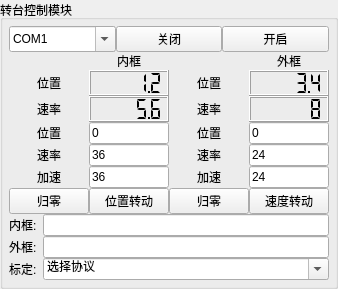
         <widget class="QGroupBox" name="groupBox">
          <property name="sizePolicy">
           <sizepolicy hsizetype="Maximum" vsizetype="Fixed">
            <horstretch>0</horstretch>
            <verstretch>0</verstretch>
           </sizepolicy>
          </property>
          <property name="title">
           <string>转台控制模块</string>
          </property>
          <layout class="QVBoxLayout" name="verticalLayout_5">
           <property name="spacing">
            <number>0</number>
           </property>
           <property name="sizeConstraint">
            <enum>QLayout::SetDefaultConstraint</enum>
           </property>
           <property name="leftMargin">
            <number>6</number>
           </property>
           <property name="topMargin">
            <number>6</number>
           </property>
           <property name="rightMargin">
            <number>6</number>
           </property>
           <property name="bottomMargin">
            <number>6</number>
           </property>
           <item>
            <widget class="QWidget" name="widget_3" native="true">
             <layout class="QHBoxLayout" name="horizontalLayout">
              <property name="spacing">
               <number>0</number>
              </property>
              <property name="leftMargin">
               <number>0</number>
              </property>
              <property name="topMargin">
               <number>0</number>
              </property>
              <property name="rightMargin">
               <number>0</number>
              </property>
              <property name="bottomMargin">
               <number>0</number>
              </property>
              <item>
               <widget class="QComboBox" name="comboBox_turntable_com">
                <property name="sizePolicy">
                 <sizepolicy hsizetype="Minimum" vsizetype="Minimum">
                  <horstretch>0</horstretch>
                  <verstretch>0</verstretch>
                 </sizepolicy>
                </property>
                <property name="toolTip">
                 <string>&lt;html&gt;&lt;head/&gt;&lt;body&gt;&lt;p&gt;串口&lt;/p&gt;&lt;/body&gt;&lt;/html&gt;</string>
                </property>
                <property name="editable">
                 <bool>true</bool>
                </property>
                <item>
                 <property name="text">
                  <string>COM1</string>
                 </property>
                </item>
                <item>
                 <property name="text">
                  <string>COM2</string>
                 </property>
                </item>
                <item>
                 <property name="text">
                  <string>COM3</string>
                 </property>
                </item>
                <item>
                 <property name="text">
                  <string>COM4</string>
                 </property>
                </item>
                <item>
                 <property name="text">
                  <string>COM5</string>
                 </property>
                </item>
               </widget>
              </item>
              <item>
               <widget class="QPushButton" name="pushButton_turntable_open">
                <property name="sizePolicy">
                 <sizepolicy hsizetype="Ignored" vsizetype="Fixed">
                  <horstretch>0</horstretch>
                  <verstretch>0</verstretch>
                 </sizepolicy>
                </property>
                <property name="text">
                 <string>关闭</string>
                </property>
               </widget>
              </item>
              <item>
               <widget class="QPushButton" name="pushButton_turntable_close">
                <property name="sizePolicy">
                 <sizepolicy hsizetype="Ignored" vsizetype="Fixed">
                  <horstretch>0</horstretch>
                  <verstretch>0</verstretch>
                 </sizepolicy>
                </property>
                <property name="text">
                 <string>开启</string>
                </property>
               </widget>
              </item>
             </layout>
            </widget>
           </item>
           <item>
            <widget class="QWidget" name="widget_5" native="true">
             <layout class="QGridLayout" name="gridLayout_3">
              <property name="leftMargin">
               <number>0</number>
              </property>
              <property name="topMargin">
               <number>0</number>
              </property>
              <property name="rightMargin">
               <number>0</number>
              </property>
              <property name="bottomMargin">
               <number>0</number>
              </property>
              <property name="spacing">
               <number>0</number>
              </property>
              <item row="2" column="3">
               <widget class="QLCDNumber" name="lcdNumber_outside_speed">
                <property name="sizePolicy">
                 <sizepolicy hsizetype="Ignored" vsizetype="Preferred">
                  <horstretch>0</horstretch>
                  <verstretch>0</verstretch>
                 </sizepolicy>
                </property>
                <property name="minimumSize">
                 <size>
                  <width>0</width>
                  <height>26</height>
                 </size>
                </property>
                <property name="smallDecimalPoint">
                 <bool>true</bool>
                </property>
                <property name="digitCount">
                 <number>5</number>
                </property>
                <property name="mode">
                 <enum>QLCDNumber::Dec</enum>
                </property>
                <property name="segmentStyle">
                 <enum>QLCDNumber::Flat</enum>
                </property>
                <property name="value" stdset="0">
                 <double>8.000000000000000</double>
                </property>
                <property name="intValue" stdset="0">
                 <number>8</number>
                </property>
               </widget>
              </item>
              <item row="1" column="0">
               <widget class="QLabel" name="label">
                <property name="text">
                 <string>位置</string>
                </property>
                <property name="alignment">
                 <set>Qt::AlignCenter</set>
                </property>
               </widget>
              </item>
              <item row="3" column="2">
               <widget class="QLabel" name="label_7">
                <property name="text">
                 <string>位置</string>
                </property>
                <property name="alignment">
                 <set>Qt::AlignCenter</set>
                </property>
               </widget>
              </item>
              <item row="1" column="1">
               <widget class="QLCDNumber" name="lcdNumber_inside_location">
                <property name="sizePolicy">
                 <sizepolicy hsizetype="Ignored" vsizetype="Preferred">
                  <horstretch>0</horstretch>
                  <verstretch>0</verstretch>
                 </sizepolicy>
                </property>
                <property name="minimumSize">
                 <size>
                  <width>0</width>
                  <height>26</height>
                 </size>
                </property>
                <property name="smallDecimalPoint">
                 <bool>true</bool>
                </property>
                <property name="digitCount">
                 <number>5</number>
                </property>
                <property name="mode">
                 <enum>QLCDNumber::Dec</enum>
                </property>
                <property name="segmentStyle">
                 <enum>QLCDNumber::Flat</enum>
                </property>
                <property name="value" stdset="0">
                 <double>1.200000000000000</double>
                </property>
               </widget>
              </item>
              <item row="4" column="1">
               <widget class="QLineEdit" name="lineEdit_inside_speed">
                <property name="sizePolicy">
                 <sizepolicy hsizetype="Ignored" vsizetype="Fixed">
                  <horstretch>0</horstretch>
                  <verstretch>0</verstretch>
                 </sizepolicy>
                </property>
                <property name="text">
                 <string>36</string>
                </property>
               </widget>
              </item>
              <item row="5" column="2">
               <widget class="QLabel" name="label_31">
                <property name="text">
                 <string>加速</string>
                </property>
                <property name="alignment">
                 <set>Qt::AlignCenter</set>
                </property>
               </widget>
              </item>
              <item row="5" column="0">
               <widget class="QLabel" name="label_30">
                <property name="text">
                 <string>加速</string>
                </property>
                <property name="alignment">
                 <set>Qt::AlignCenter</set>
                </property>
               </widget>
              </item>
              <item row="2" column="2">
               <widget class="QLabel" name="label_4">
                <property name="text">
                 <string>速率</string>
                </property>
                <property name="alignment">
                 <set>Qt::AlignCenter</set>
                </property>
               </widget>
              </item>
              <item row="5" column="1">
               <widget class="QLineEdit" name="lineEdit_inside_acceleration">
                <property name="sizePolicy">
                 <sizepolicy hsizetype="Ignored" vsizetype="Fixed">
                  <horstretch>0</horstretch>
                  <verstretch>0</verstretch>
                 </sizepolicy>
                </property>
                <property name="text">
                 <string>36</string>
                </property>
               </widget>
              </item>
              <item row="1" column="3">
               <widget class="QLCDNumber" name="lcdNumber_outside_location">
                <property name="sizePolicy">
                 <sizepolicy hsizetype="Ignored" vsizetype="Preferred">
                  <horstretch>0</horstretch>
                  <verstretch>0</verstretch>
                 </sizepolicy>
                </property>
                <property name="minimumSize">
                 <size>
                  <width>0</width>
                  <height>26</height>
                 </size>
                </property>
                <property name="smallDecimalPoint">
                 <bool>true</bool>
                </property>
                <property name="digitCount">
                 <number>5</number>
                </property>
                <property name="mode">
                 <enum>QLCDNumber::Dec</enum>
                </property>
                <property name="segmentStyle">
                 <enum>QLCDNumber::Flat</enum>
                </property>
                <property name="value" stdset="0">
                 <double>3.400000000000000</double>
                </property>
               </widget>
              </item>
              <item row="6" column="3">
               <widget class="QPushButton" name="pushButton_start_speed">
                <property name="text">
                 <string>速度转动</string>
                </property>
               </widget>
              </item>
              <item row="0" column="3">
               <widget class="QLabel" name="label_10">
                <property name="sizePolicy">
                 <sizepolicy hsizetype="Preferred" vsizetype="Fixed">
                  <horstretch>0</horstretch>
                  <verstretch>0</verstretch>
                 </sizepolicy>
                </property>
                <property name="text">
                 <string>外框</string>
                </property>
                <property name="alignment">
                 <set>Qt::AlignCenter</set>
                </property>
               </widget>
              </item>
              <item row="2" column="1">
               <widget class="QLCDNumber" name="lcdNumber_inside_speed">
                <property name="sizePolicy">
                 <sizepolicy hsizetype="Ignored" vsizetype="Preferred">
                  <horstretch>0</horstretch>
                  <verstretch>0</verstretch>
                 </sizepolicy>
                </property>
                <property name="minimumSize">
                 <size>
                  <width>0</width>
                  <height>26</height>
                 </size>
                </property>
                <property name="smallDecimalPoint">
                 <bool>true</bool>
                </property>
                <property name="digitCount">
                 <number>5</number>
                </property>
                <property name="mode">
                 <enum>QLCDNumber::Dec</enum>
                </property>
                <property name="segmentStyle">
                 <enum>QLCDNumber::Flat</enum>
                </property>
                <property name="value" stdset="0">
                 <double>5.600000000000000</double>
                </property>
               </widget>
              </item>
              <item row="6" column="1">
               <widget class="QPushButton" name="pushButton_start_location">
                <property name="text">
                 <string>位置转动</string>
                </property>
               </widget>
              </item>
              <item row="3" column="0">
               <widget class="QLabel" name="label_8">
                <property name="text">
                 <string>位置</string>
                </property>
                <property name="alignment">
                 <set>Qt::AlignCenter</set>
                </property>
               </widget>
              </item>
              <item row="4" column="0">
               <widget class="QLabel" name="label_5">
                <property name="text">
                 <string>速率</string>
                </property>
                <property name="alignment">
                 <set>Qt::AlignCenter</set>
                </property>
               </widget>
              </item>
              <item row="0" column="1">
               <widget class="QLabel" name="label_9">
                <property name="sizePolicy">
                 <sizepolicy hsizetype="Preferred" vsizetype="Fixed">
                  <horstretch>0</horstretch>
                  <verstretch>0</verstretch>
                 </sizepolicy>
                </property>
                <property name="text">
                 <string>内框</string>
                </property>
                <property name="alignment">
                 <set>Qt::AlignCenter</set>
                </property>
               </widget>
              </item>
              <item row="6" column="2">
               <widget class="QPushButton" name="pushButton_outside_reset">
                <property name="sizePolicy">
                 <sizepolicy hsizetype="Preferred" vsizetype="Fixed">
                  <horstretch>0</horstretch>
                  <verstretch>0</verstretch>
                 </sizepolicy>
                </property>
                <property name="minimumSize">
                 <size>
                  <width>40</width>
                  <height>0</height>
                 </size>
                </property>
                <property name="text">
                 <string>归零</string>
                </property>
               </widget>
              </item>
              <item row="3" column="1">
               <widget class="QLineEdit" name="lineEdit_inside_location">
                <property name="sizePolicy">
                 <sizepolicy hsizetype="Ignored" vsizetype="Fixed">
                  <horstretch>0</horstretch>
                  <verstretch>0</verstretch>
                 </sizepolicy>
                </property>
                <property name="text">
                 <string>0</string>
                </property>
               </widget>
              </item>
              <item row="5" column="3">
               <widget class="QLineEdit" name="lineEdit_outside_acceleration">
                <property name="sizePolicy">
                 <sizepolicy hsizetype="Ignored" vsizetype="Fixed">
                  <horstretch>0</horstretch>
                  <verstretch>0</verstretch>
                 </sizepolicy>
                </property>
                <property name="text">
                 <string>24</string>
                </property>
               </widget>
              </item>
              <item row="1" column="2">
               <widget class="QLabel" name="label_2">
                <property name="text">
                 <string>位置</string>
                </property>
                <property name="alignment">
                 <set>Qt::AlignCenter</set>
                </property>
               </widget>
              </item>
              <item row="4" column="2">
               <widget class="QLabel" name="label_6">
                <property name="text">
                 <string>速率</string>
                </property>
                <property name="alignment">
                 <set>Qt::AlignCenter</set>
                </property>
               </widget>
              </item>
              <item row="2" column="0">
               <widget class="QLabel" name="label_3">
                <property name="text">
                 <string>速率</string>
                </property>
                <property name="alignment">
                 <set>Qt::AlignCenter</set>
                </property>
               </widget>
              </item>
              <item row="4" column="3">
               <widget class="QLineEdit" name="lineEdit_outside_speed">
                <property name="sizePolicy">
                 <sizepolicy hsizetype="Ignored" vsizetype="Fixed">
                  <horstretch>0</horstretch>
                  <verstretch>0</verstretch>
                 </sizepolicy>
                </property>
                <property name="text">
                 <string>24</string>
                </property>
               </widget>
              </item>
              <item row="3" column="3">
               <widget class="QLineEdit" name="lineEdit_outside_location">
                <property name="sizePolicy">
                 <sizepolicy hsizetype="Ignored" vsizetype="Fixed">
                  <horstretch>0</horstretch>
                  <verstretch>0</verstretch>
                 </sizepolicy>
                </property>
                <property name="text">
                 <string>0</string>
                </property>
               </widget>
              </item>
              <item row="6" column="0">
               <widget class="QPushButton" name="pushButton_inside_reset">
                <property name="sizePolicy">
                 <sizepolicy hsizetype="Minimum" vsizetype="Preferred">
                  <horstretch>0</horstretch>
                  <verstretch>0</verstretch>
                 </sizepolicy>
                </property>
                <property name="minimumSize">
                 <size>
                  <width>40</width>
                  <height>0</height>
                 </size>
                </property>
                <property name="text">
                 <string>归零</string>
                </property>
               </widget>
              </item>
             </layout>
            </widget>
           </item>
           <item>
            <widget class="QWidget" name="widget_13" native="true">
             <layout class="QHBoxLayout" name="horizontalLayout_19">
              <property name="leftMargin">
               <number>0</number>
              </property>
              <property name="topMargin">
               <number>0</number>
              </property>
              <property name="rightMargin">
               <number>0</number>
              </property>
              <property name="bottomMargin">
               <number>0</number>
              </property>
              <item>
               <widget class="QLabel" name="label_66">
                <property name="sizePolicy">
                 <sizepolicy hsizetype="Maximum" vsizetype="Preferred">
                  <horstretch>0</horstretch>
                  <verstretch>0</verstretch>
                 </sizepolicy>
                </property>
                <property name="text">
                 <string>内框:</string>
                </property>
               </widget>
              </item>
              <item>
               <widget class="QLineEdit" name="lineEdit_turntable_i_status">
                <property name="text">
                 <string/>
                </property>
               </widget>
              </item>
             </layout>
            </widget>
           </item>
           <item>
            <widget class="QWidget" name="widget_14" native="true">
             <layout class="QHBoxLayout" name="horizontalLayout_20">
              <property name="leftMargin">
               <number>0</number>
              </property>
              <property name="topMargin">
               <number>0</number>
              </property>
              <property name="rightMargin">
               <number>0</number>
              </property>
              <property name="bottomMargin">
               <number>0</number>
              </property>
              <item>
               <widget class="QLabel" name="label_70">
                <property name="sizePolicy">
                 <sizepolicy hsizetype="Maximum" vsizetype="Preferred">
                  <horstretch>0</horstretch>
                  <verstretch>0</verstretch>
                 </sizepolicy>
                </property>
                <property name="text">
                 <string>外框:</string>
                </property>
               </widget>
              </item>
              <item>
               <widget class="QLineEdit" name="lineEdit_turntable_o_status">
                <property name="text">
                 <string/>
                </property>
               </widget>
              </item>
             </layout>
            </widget>
           </item>
           <item>
            <widget class="QWidget" name="widget_4" native="true">
             <layout class="QHBoxLayout" name="horizontalLayout_8">
              <property name="leftMargin">
               <number>0</number>
              </property>
              <property name="topMargin">
               <number>0</number>
              </property>
              <property name="rightMargin">
               <number>0</number>
              </property>
              <property name="bottomMargin">
               <number>0</number>
              </property>
              <item>
               <widget class="QLabel" name="label_32">
                <property name="sizePolicy">
                 <sizepolicy hsizetype="Maximum" vsizetype="Preferred">
                  <horstretch>0</horstretch>
                  <verstretch>0</verstretch>
                 </sizepolicy>
                </property>
                <property name="text">
                 <string>标定:</string>
                </property>
               </widget>
              </item>
              <item>
               <widget class="QComboBox" name="comboBox_turntable_rule">
                <property name="sizePolicy">
                 <sizepolicy hsizetype="Preferred" vsizetype="Minimum">
                  <horstretch>0</horstretch>
                  <verstretch>0</verstretch>
                 </sizepolicy>
                </property>
                <property name="editable">
                 <bool>true</bool>
                </property>
                <item>
                 <property name="text">
                  <string>选择协议</string>
                 </property>
                </item>
               </widget>
              </item>
             </layout>
            </widget>
           </item>
          </layout>
         </widget>
